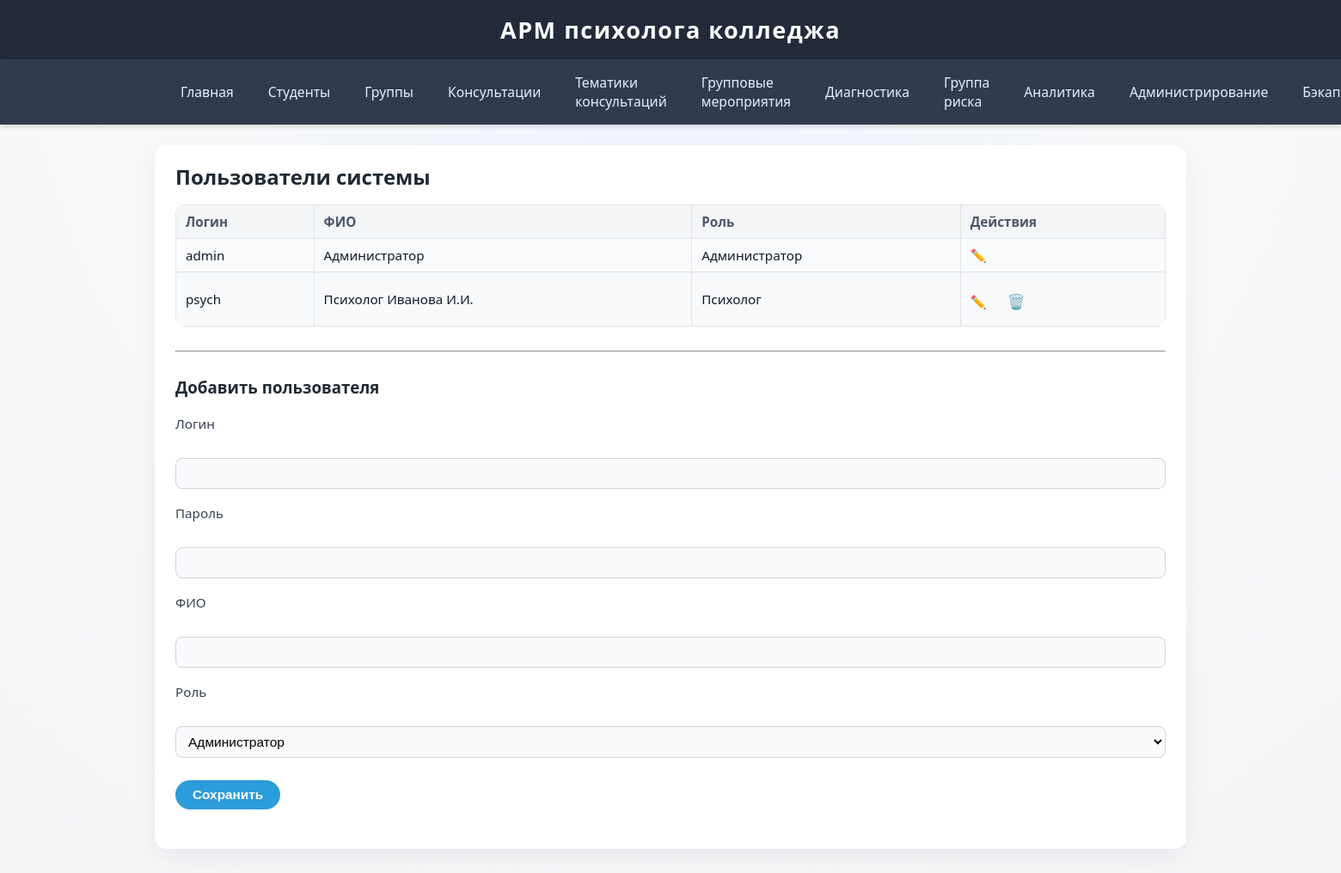
/admin/users (signed in), run on an earlier commit of the app's database.
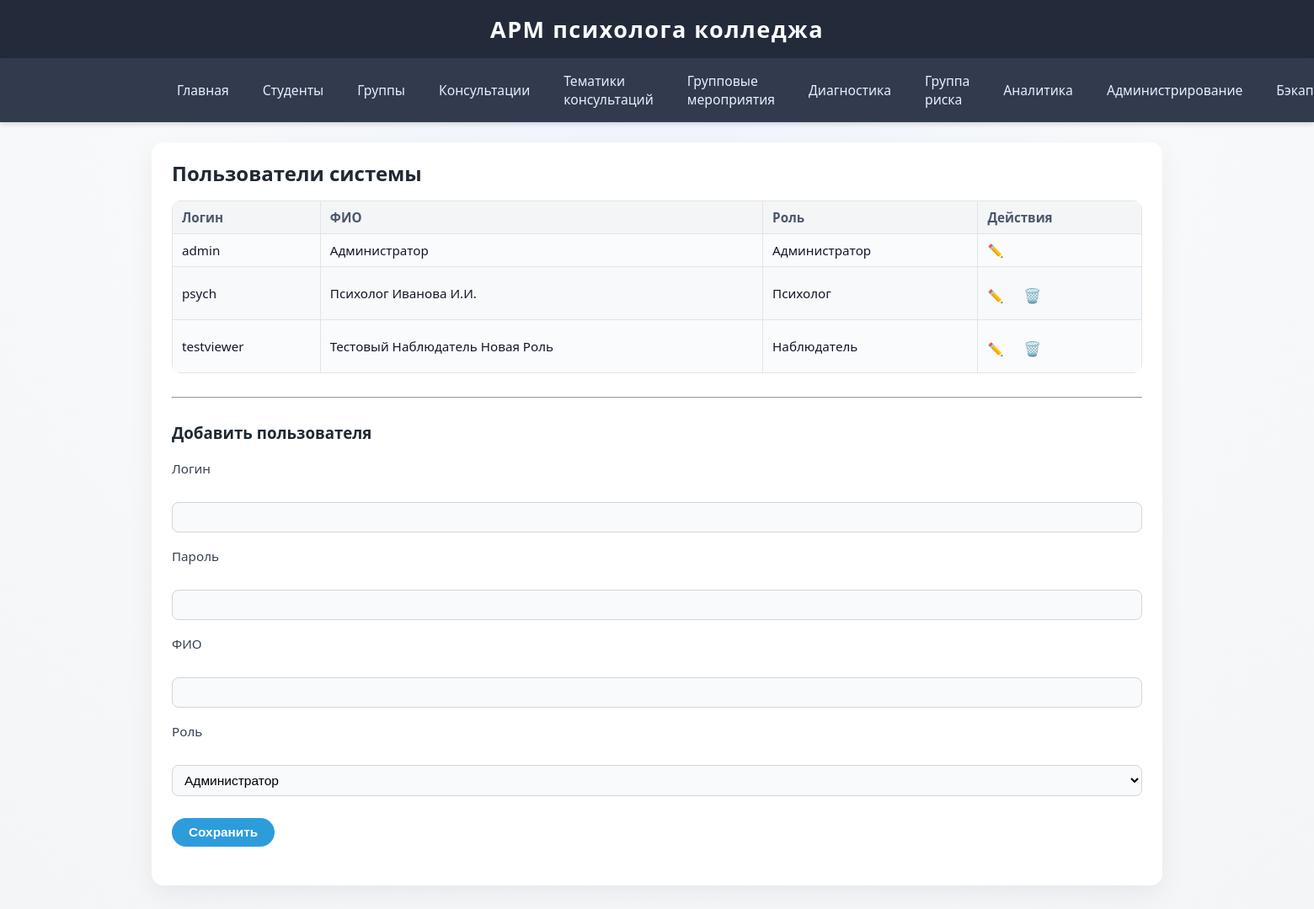
And on a later commit of the database.
### app/models.py (models this page shows, shortened)
class User(db.Model, UserMixin):
    __tablename__ = 'users'
    id = db.Column(db.Integer, primary_key=True)
    username = db.Column(db.String(64), unique=True, nullable=False)
    password_hash = db.Column(db.String(128), nullable=False)
    role = db.Column(db.String(16), nullable=False, default='psychologist')  # 'psychologist', 'admin', or 'viewer'
    full_name = db.Column(db.String(128), nullable=True)
    group_events = db.relationship('GroupEvent', backref='psychologist_user', lazy=True)
    test_results = db.relationship('TestResult', backref='psychologist_user', lazy=True)

### app/routes/admin.py (the view)
@admin_bp.route('/users')
@login_required
@admin_required
def users():
    users = User.query.all()
    form = UserForm()
    return render_template('admin/users.html', users=users, form=form)

### app/forms.py
class UserForm(FlaskForm):
    username = StringField('Логин', validators=[DataRequired(), Length(1, 64)])
    password = PasswordField('Пароль', validators=[Optional()])
    full_name = StringField('ФИО', validators=[Optional(), Length(1, 128)])
    role = SelectField(
        'Роль',
        choices=[
            ('admin', 'Администратор'),
            ('psychologist', 'Психолог'),
            ('viewer', 'Наблюдатель'),
        ],
        validators=[DataRequired()]
    )
    submit = SubmitField('Сохранить')

### app/routes/admin.py (called while the page is built)
def admin_required(f):
    from functools import wraps
    @wraps(f)
    def decorated_function(*args, **kwargs):
        if not current_user.is_authenticated or current_user.role != 'admin':
            flash('Требуются права администратора.', 'danger')
            return redirect(url_for('auth.login'))
        return f(*args, **kwargs)
    return decorated_function

### app/templates/admin/users.html (shortened to what this page needs)
{% extends 'base.html' %}
{% block content %}
<h2>Пользователи системы</h2>
<table>
    <thead>
        <tr>
            <th>Логин</th>
            <th>ФИО</th>
            <th>Роль</th>
            <th>Действия</th>
        </tr>
    </thead>
    <tbody>
    {% for user in users %}
        <tr {% if edit_id and user.id == edit_id %}style="background:#eef6fa;"{% endif %}>
            <td>{{ user.username }}</td>
            <td>{{ user.full_name or '—' }}</td>
            <td>
                {% if user.role == 'admin' %}
                    Администратор
                {% elif user.role == 'viewer' %}
                    Наблюдатель
                {% else %}
                    Психолог
                {% endif %}
            </td>
            <td>
                <a href="{{ url_for('admin.edit_user', user_id=user.id) }}">✏️</a>
                {% if user.role != 'admin' %}
                <form method="post" action="{{ url_for('admin.delete_user', user_id=user.id) }}" style="display:inline;" class="delete-form">
                    <button type="submit" title="Удалить" style="background:none;border:none;color:#e74c3c;font-size:1.1em;cursor:pointer;">🗑️</button>
                </form>
                {% endif %}
            </td>
        </tr>
    {% else %}
        <tr>
            <td colspan="4"><i>Нет пользователей.</i></td>
        </tr>
    {% endfor %}
    </tbody>
</table>
<hr style="margin:28px 0;">
<h3>{% if edit_id %}Редактировать пользователя{% else %}Добавить пользователя{% endif %}</h3>
<form method="post" {% if edit_id %}action="{{ url_for('admin.edit_user', user_id=edit_id) }}"{% else %}action="{{ url_for('admin.add_user') }}"{% endif %}>
    <div class="form-row">
        {{ form.username.label }}<br>
        {{ form.username(size=32) }}
    </div>
    <div class="form-row">
        {{ form.password.label }}<br>
        {{ form.password(size=32) }}
    </div>
    <div class="form-row">
        {{ form.full_name.label }}<br>
        {{ form.full_name(size=48) }}
    </div>
    <div class="form-row">
        {{ form.role.label }}<br>
        {{ form.role() }}
    </div>
    <div style="margin-top:14px;">
        {{ form.submit(class_="btn btn-primary") }}
    </div>
</form>
{% endblock %}

What changed in the data, as far as the page shows it:
added User: username "testviewer", full_name "Тестовый Наблюдатель Новая Роль", role "Наблюдатель"
